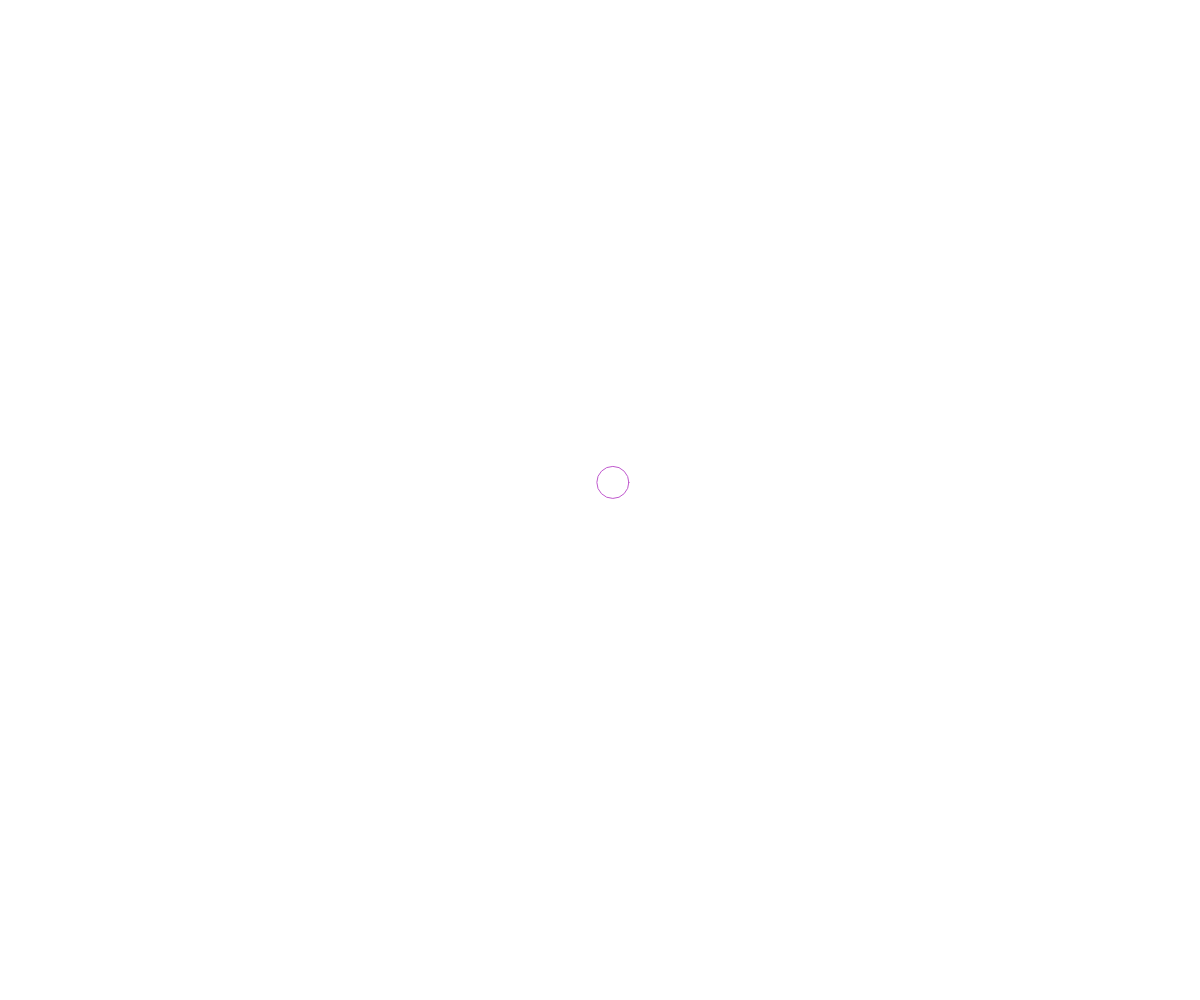
Frame 1 (no input)
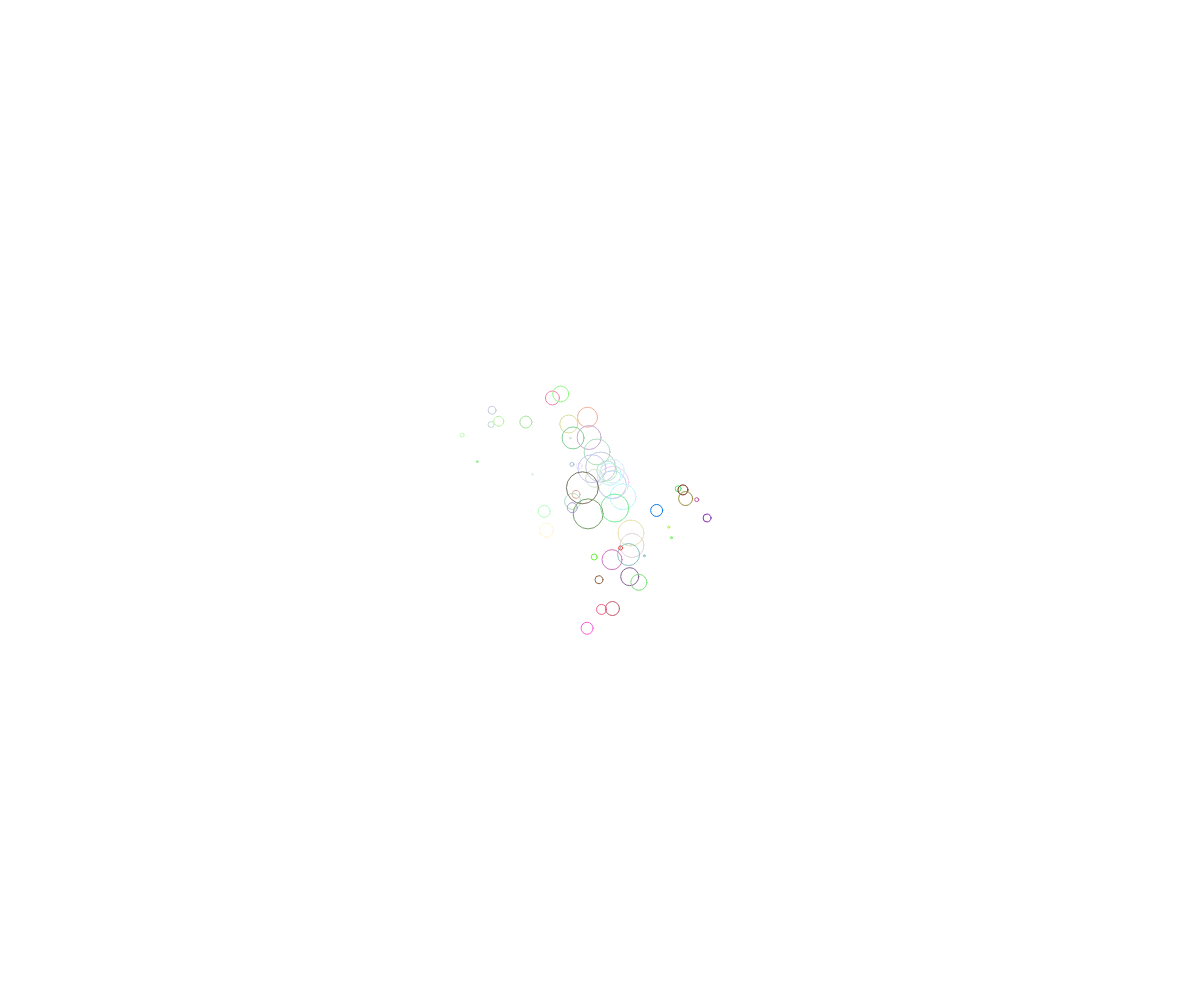
Frame 60 (no input)
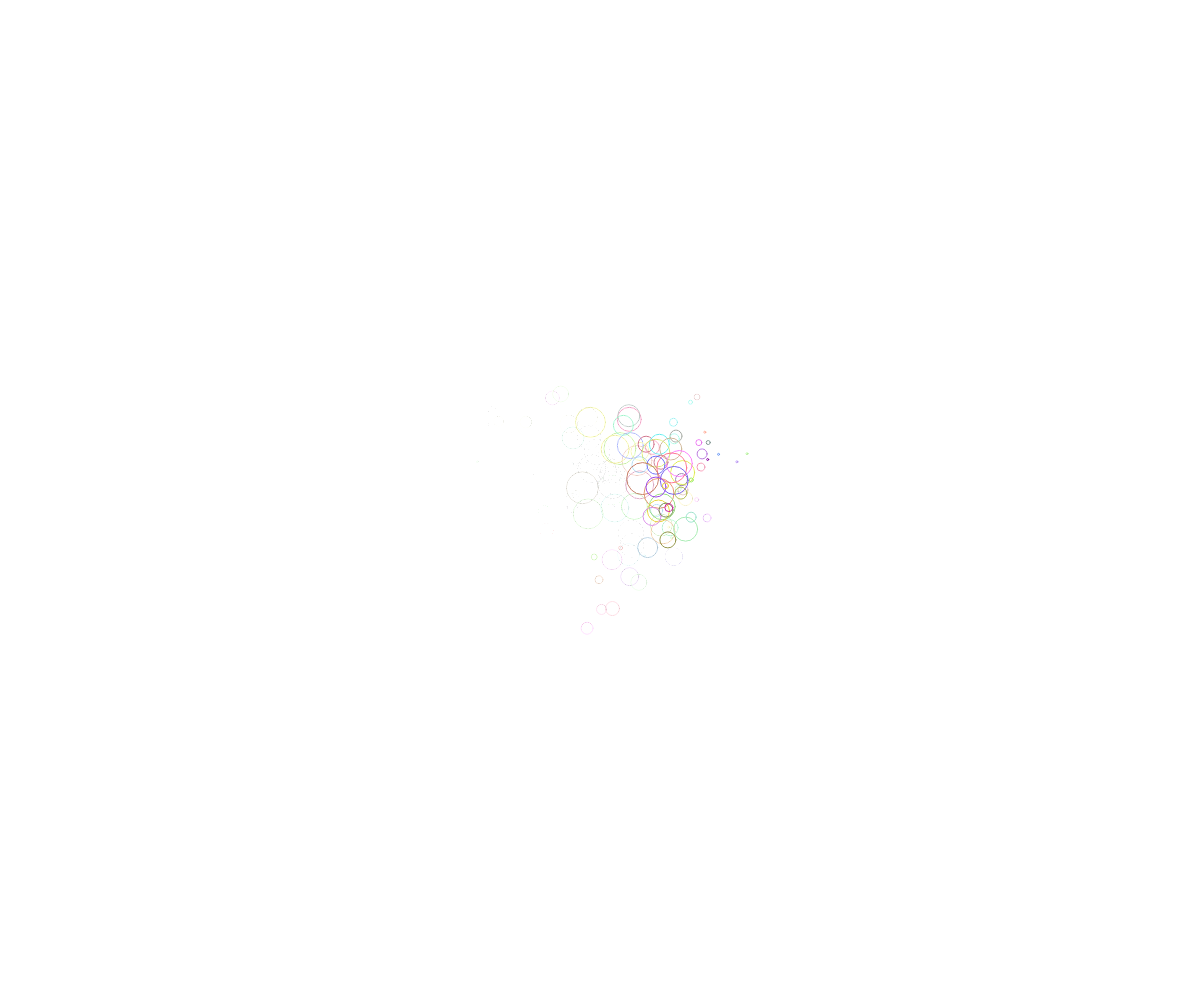
Frame 120 (the mouse pressed at the canvas centre since frame 60)

The p5.js sketch that drew these frames (run headless with seeded random() and noise() and a simulated clock; from frame 60 on, the mouse is pressed at the canvas centre):

// p5.js sketch
// ── sketch.js

var x, y, t, v, factorCrescimento;
function setup() 
{
  createCanvas (windowWidth, windowHeight);

  x = width/2;
  y = height/2;
  v = 30;
  t = v;
  factorCrescimento = 2;
  
}


function draw() 
{
  if (frameCount%50) background(255, 5);
  //background(random);
  x += random(-v, v);
  y += random(-v, v);
  t += factorCrescimento;
 
  if (x <= 0) x+=t;
  if (x >= width) x-=t;
  if (y <= 0) y+=t;
  if (y >= height) y-=t;

  if (t > 30 || t < 0 )factorCrescimento *=- 1;



  noFill();
  strokeWeight(1);
  stroke(random(255), random(255),random(255));
  ellipse(x, y, t, t);
}


function windowResized() 
{
  resizeCanvas (windowWidth, windowHeight);
}
